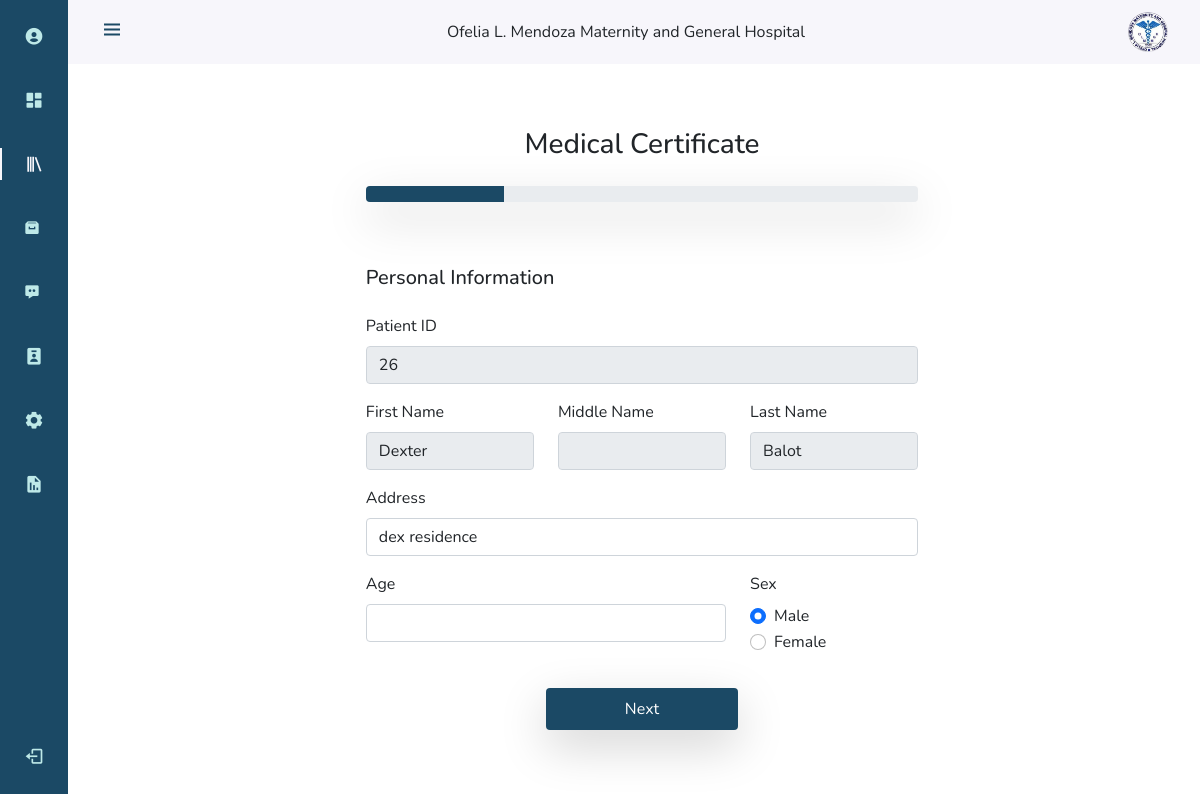
The app's page /php/patients_record_management/medical_certificate.php?id=26 (signed in) with its own data.
### tables this page shows
CREATE TABLE `tbl_accounts` (
  `acc_id` int(40) NOT NULL,
  `auto_id` varchar(255) NOT NULL,
  `username` varchar(100) NOT NULL,
  `password` varchar(300) NOT NULL,
  `first_name` varchar(100) NOT NULL,
  `middle_name` varchar(100) DEFAULT NULL,
  `last_name` varchar(100) NOT NULL,
  `email` varchar(60) NOT NULL,
  `emp_id` varchar(100) NOT NULL,
  `position` varchar(40) NOT NULL,
  `date_created` date DEFAULT NULL,
  `time_created` time DEFAULT NULL
);

CREATE TABLE `tbl_patients` (
  `patient_id` int(30) NOT NULL,
  `username` varchar(60) NOT NULL,
  `password` varchar(60) NOT NULL,
  `first_name` varchar(50) NOT NULL,
  `middle_name` varchar(50) DEFAULT NULL,
  `last_name` varchar(50) NOT NULL,
  `contact_no` varchar(20) NOT NULL,
  `email` varchar(60) DEFAULT NULL,
  `sex` varchar(10) NOT NULL,
  `religion` varchar(30) DEFAULT NULL,
  `address` varchar(150) NOT NULL,
  `birthdate` varchar(30) NOT NULL,
  `occupation` varchar(30) DEFAULT NULL,
  `status` varchar(255) NOT NULL,
  `record_status` varchar(255) NOT NULL,
  `date_added` date DEFAULT NULL,
  `time_added` time DEFAULT NULL
);

### php/patients_record_management/medical_certificate.php (the view, shortened to what this page needs)
<!DOCTYPE html>
<html lang="en">
<head>
    <link href="https://cdn.jsdelivr.net/npm/bootstrap@5.0.2/dist/css/bootstrap.min.css" rel="stylesheet">
    <link href='https://unpkg.com/boxicons@2.0.9/css/boxicons.min.css' rel='stylesheet'>
    <link href='../../css/patients_records.css' rel='stylesheet'>
    <link rel="stylesheet" href="../../css/nav.css">
</head>
<body id="body-pd">
<?php include_once '../admin_nav.php';?>
<div class="container-lg">
    <?php
    include_once '../dbconn.php';
    if(isset($_GET['id'])){
    $id = $_GET['id'];
    $stmt = $connection->prepare("SELECT * FROM tbl_patients where patient_id = ?");
    $stmt->bind_param("i", $id);
    $stmt->execute();
    $result = $stmt->get_result();
    $row = $result->fetch_assoc();
    $sex_field = '';
    if($row['sex']=='Male')
    {
        $sex_field .= '<div class="row">
                            <div class="col">
                                <div class="form-check form-check-inline">
                                    <input class="form-check-input" type="radio" name="sex" id="male" value="Male" checked>
                                    <label class="form-check-label" for="male">Male</label>
                                </div>
                                <div class="form-check form-check-inline">
                                    <input class="form-check-input" type="radio" name="sex" id="female" value="Female">
                                    <label class="form-check-label" for="female">Female</label>
                                </div>
                            </div>
                        </div>';
    }else if($row['sex']=='Female')
    {
        $sex_field .= '<div class="row">
                            <div class="col">
                                <div class="form-check form-check-inline">
                                    <input class="form-check-input" type="radio" name="sex" id="male" value="Male">
                                    <label class="form-check-label" for="male">Male</label>
                                </div>
                                <div class="form-check form-check-inline">
                                    <input class="form-check-input" type="radio" name="sex" id="female" value="Female" checked>
                                    <label class="form-check-label" for="female">Female</label>
                                </div>
                            </div>
                        </div>';
    }
}
    ?>
    <div class="row justify-content-center p-5">
        <div class="col-7">
                                <div class="row my-3 ">
                                    <div class="col text-center">
                                        <h3>Medical Certificate</h3>
                                    </div>
                                </div>
                                <div class="row">
                                    <div class="col">
                                        <div class="progress shadow-lg">
                                            <div class="progress-bar" role="progressbar" style="width: 25%" aria-valuenow="25" aria-valuemin="0" aria-valuemax="100"></div>
                                        </div>
                                    </div>
                                </div>
                                <div class="row my-5">
                                    <div class="col">
                                        <form method="POST" id ='medcert_form' enctype="multipart/form-data">
                                            <div class="row input_group active_group" id="medical_personal_group">
                                                <div class="col">
                                                    <div class="row my-3">
                                                        <div class="col">
                                                            <h5>Personal Information</h5>
                                                        </div>
                                                    </div>
                                                    <div class="row my-3">
                                                        <div class="col">
                                                            <label for="patient_id" class="form-label">Patient ID</label>
                                                            <input type="text" class="form-control" id="patient_id" name="patient_id" value="<?php echo $row['patient_id']; ?>"  required autocomplete="off" readonly>
                                                        </div>
                                                    </div>
                                                    <div class="row my-3">
                                                        <div class="col">
                                                            <label for="first_name" class="form-label">First Name</label>
                                                            <input type="text" class="form-control" id="first_name" name="first_name"  value="<?php echo $row['first_name']; ?>" required autocomplete="off" readonly>
                                                        </div>
                                                        <div class="col">
                                                            <label for="middle_name" class="form-label">Middle Name</label>
                                                            <input type="text" class="form-control" id="middle_name" name="middle_name" value="<?php echo $row['middle_name']; ?>" autocomplete="off" readonly>
                                                        </div>
                                                        <div class="col">
                                                            <label for="last_name" class="form-label">Last Name</label>
                                                            <input type="text" class="form-control" id="last_name" name="last_name" value="<?php echo $row['last_name']; ?>" required autocomplete="off" readonly>
                                                        </div>
                                                    </div>
                                                    <div class="row my-3">
                                                        <div class="col">
                                                            <label for="address" class="form-label">Address</label>
                                                            <input type="text" class="form-control" id="address" name="address" value="<?php echo $row['address']; ?>" required autocomplete="off">
                                                        </div>
                                                    </div>
                                                    <div class="row my-3">
                                                        <div class="col-8">
                                                            <label for="age" class="form-label">Age</label>
                                                            <input type="number" min='0' class="form-control" id="age" name="age" required autocomplete="off">
                                                        </div>
                                                        <div class="col-4">
                                                            <div class="row">
                                                                <div class="col">
                                                                    <label class="form-label">Sex</label>
                                                                </div>
                                                            </div>
                                                            <?php echo $sex_field; ?>
                                                        </div>
                                                    </div>
                                                    <div class="row my-3">
                                                        <div class="col">
                                                            <div class="row  justify-content-center">
                                                                <div class="col-4 btn shadow-lg next m-3 p-2" id="medical_personal_next_btn">
                                                                    Next
                                                                </div>
                                                            </div>
                                                        </div>
                                                    </div>
                                                </div>
                                            </div>
                                            </div>
                                    </div>
                                </div>
        </div>
    </div>
</body>
</html>

### php/admin_nav.php (shortened to what this page needs)
<?php
include_once '../dbconn.php';
$ID = $_SESSION['ID'];
 $sql = "SELECT * FROM tbl_accounts where acc_id = '$ID'";
 $result = $conn -> query($sql);
 if($result->num_rows>0)
 {
    while($row = $result -> fetch_assoc())
    {
         $active_account_name = $row['first_name'];
         echo '
        <header class="header" id="header">
            <div class="header_toggle"> <i class="bx bx-menu" id="header-toggle"></i> </div>
            <div>  Ofelia L. Mendoza Maternity and General Hospital </div>
            <div class="header_img"> <img src="../../images/ofelia_logo.png" alt=""> </div>
        </header>
        <div class="l-navbar" id="nav-bar">
            <nav class="nav nav_class">
                <div>
                    <div class="nav_list">
                        <a href="../profile/view_profile.php" class="nav_link" title="Profile" id="profile_link"> <i class="bx bxs-user-circle nav_icon"></i> <span class="nav_name">'.$active_account_name.'</span> </a>
                        <a href="../dashboard/dashboard.php" class="nav_link" title="Dashboard" id="dashboard_link"> <i class="bx bxs-dashboard nav_icon"></i> <span class="nav_name">Dashboard</span> </a>
                        <a href="../patients_record_management/patients_records.php" title="Patients Records" class="nav_link" id="record_management_link"> <i class="bx bx-library nav_icon"></i> <span class="nav_name">Patients Records</span> </a>
                        <a href="../patients_record_archive/patients_archive.php" title="Patient Archived Records" class="nav_link" id="archive_link"> <i class="bx bxs-archive"></i> <span class="nav_name">Patients Record Archive</span> </a>
                        <a href="../patients_follow_ups/patients_follow_ups.php" title="Patients Follow Ups" class="nav_link" id="followup_link"><i class="bx bxs-message-dots"></i> <span class="nav_name"> Patients Follow Ups <sup></sup></span></a>
                        <a href="../patients/patients.php" class="nav_link" title="Patients" id ="patients_link"> <i class="bx bxs-user-badge nav_icon"></i> <span class="nav_name">Patients</span> </a>
                        ';
                        if(isset($_SESSION["position"]) && $_SESSION["position"]=="Administrator"){
                        echo'
                        <a href="../account_management/account_management.php" title="Accounts Management" class="nav_link" id="account_management_link"> <i class="bx bxs-cog nav_icon"></i> <span class="nav_name">Accounts Management</span> </a>
                        <a href="../report_generation/report_generation.php" title="Reports" class="nav_link" id="report_generation_link"> <i class="bx bxs-report nav_icon"></i> <span class="nav_name">Generate Reports</span> </a>
                        ';}
                        echo'
                    </div>
                </div>
                <a onclick="logout()" title="Sign Out" id="logout" class="nav_link"> <i class="bx bx-log-out nav_icon"></i> <span class="nav_name">Log out</span> </a>
            </nav>
        </div> ';
    }
 }
?>

### css/patients_records.css (style rules this page uses)
#record_management_link { color: #F7F6FB; }
#record_management_link::before { content: ''; position: absolute; left: 0; width: 2px; height: 32px; background-color:#F7F6FB; }
.input_group { display: none; }
.input_group.active_group { display: block; }
.next { background-color: rgb(27, 73, 101); color: white; }
.progress-bar { background-color: rgb(27, 73, 101); }

### css/nav.css (style rules this page uses)
:root { --header-height: 3rem; --nav-width: 68px; --first-color: #1B4965; --first-color-light: #BEE9E8; --white-color: #F7F6FB; --body-font: 'Nunito', sans-serif; --normal-font-size: 1rem; --z-fixed: 100 }
body { position: relative; margin: var(--header-height) 0 0 0; padding: 0 1rem; font-family: var(--body-font); font-size: var(--normal-font-size); transition: .5s }
a { text-decoration: none }
.header { width: 100%; height: var(--header-height); position: fixed; top: 0; left: 0; display: flex; align-items: center; justify-content: space-between; padding: 0 1rem; background-color: var(--white-color); z-index: var(--z-fixed); transition: .5s }
.header_toggle { color: var(--first-color); font-size: 1.5rem; cursor: pointer }
.header_img { width: 35px; height: 35px; display: flex; justify-content: center; border-radius: 50%; overflow: hidden }
.header_img img { width: 40px }
.l-navbar { position: fixed; top: 0; left: -30%; width: var(--nav-width); height: 100vh; background-color: var(--first-color); padding: .5rem 1rem 0 0; transition: .5s; z-index: var(--z-fixed) }
.nav_class { height: 100%; display: flex; flex-direction: column; justify-content: space-between; overflow: hidden }
.nav_logo, .nav_link { display: grid; grid-template-columns: max-content max-content; align-items: center; column-gap: 1rem; padding: .5rem 0 .5rem 1.5rem }
.nav_link { position: relative; color: var(--first-color-light); margin-bottom: 1.5rem; transition: .3s }
.nav_icon { font-size: 1.25rem }
#logout { cursor: pointer; }
@media screen and (min-width: 768px) { body { margin: calc(var(--header-height) + 1rem) 0 0 0; padding-left: calc(var(--nav-width) + 2rem) } }
@media screen and (min-width: 768px) { .header { height: calc(var(--header-height) + 1rem); padding: 0 2rem 0 calc(var(--nav-width) + 2rem) } }
@media screen and (min-width: 768px) { .header_img { width: 40px; height: 40px } }
@media screen and (min-width: 768px) { .header_img img { width: 45px } }
@media screen and (min-width: 768px) { .l-navbar { left: 0; padding: 1rem 1rem 0 0 } }

### records on screen
tbl_patients: patient_id "26", first_name "Dexter", last_name "Balot", address "dex residence"
